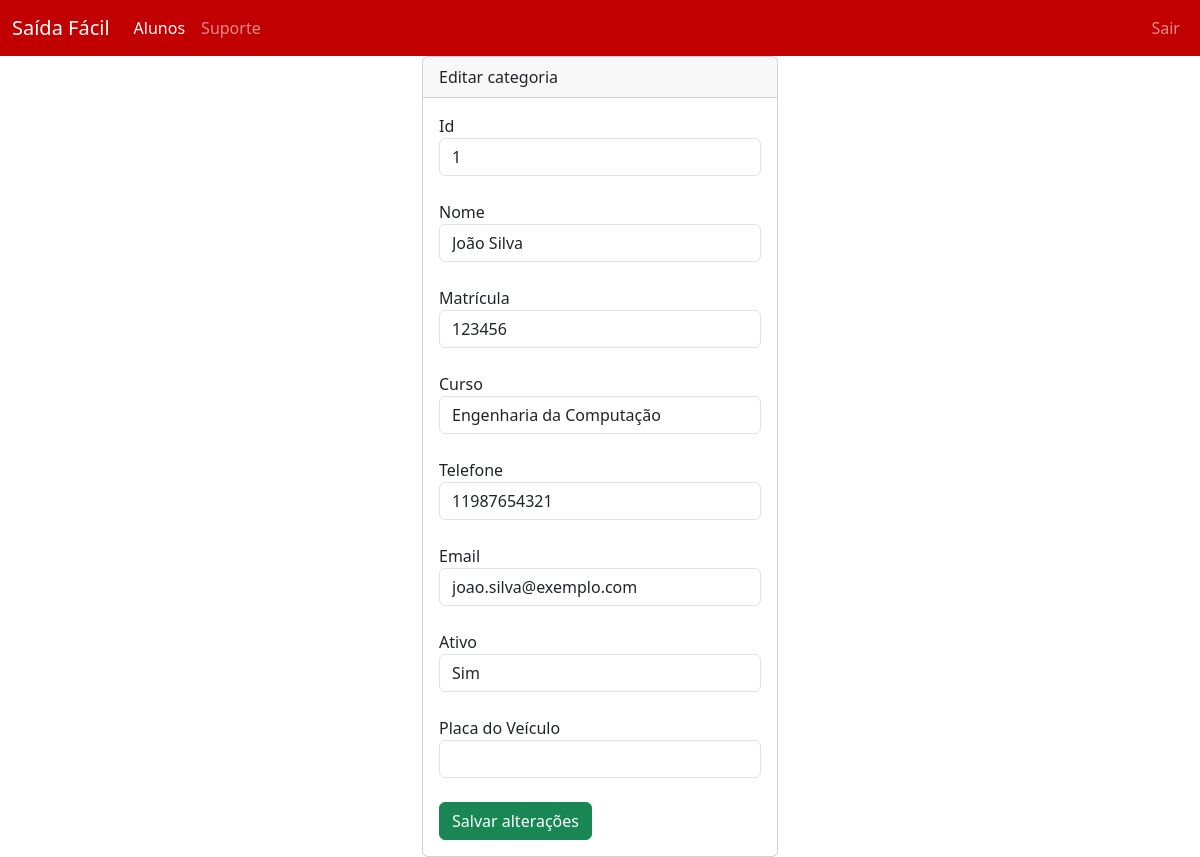
The app's page /editarAluno.php?id_aluno=1, older data.
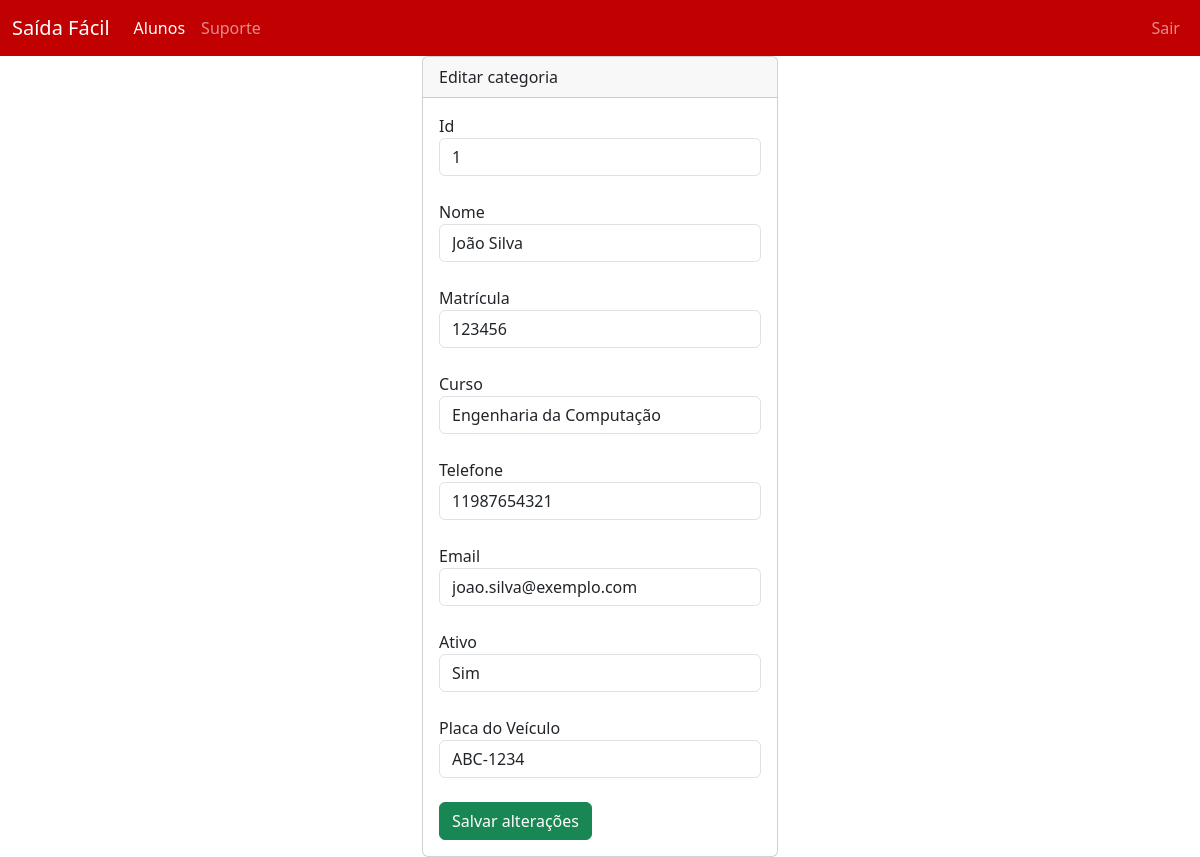
The same page, newer data.
### tables this page shows
CREATE TABLE usuario (
	id_aluno INT PRIMARY KEY NOT NULL AUTO_INCREMENT,
	nome TEXT(65535),
	matricula INT,
	curso TEXT(65535),
	telefone VARCHAR(20),
	email VARCHAR(50),
	ativo VARCHAR(100),
	placa_veiculo VARCHAR(100)
);

### editarAluno.php (the view, shortened to what this page needs)
<?php include "cabecalho.php"; ?>
<?php
    if (isset($_GET['id_aluno']) && !empty($_GET['id_aluno']))
    {
        include 'conexao.php';
        $sql = "SELECT id_aluno, nome, matricula, curso, telefone, email, ativo, placa_veiculo FROM usuario WHERE id_aluno = $_GET[id_aluno]";
        $resultado = $conexao -> query($sql);
        if ($resultado) {
            if ($resultado -> num_rows > 0) {
                while ($row = $resultado -> fetch_assoc()) {
                    $id_aluno = $row["id_aluno"];
                    $nome = $row["nome"];
                    $matricula = $row["matricula"];
                    $curso = $row["curso"];
                    $telefone = $row["telefone"];
                    $email = $row["email"];
                    $ativo = $row["ativo"];
                    $placa_veiculo = $row["placa_veiculo"];
                }
            }
            else {
                header('location: aluno.php?erro=Nenhum registro encontrado');
            }
        }
        else {
           header('location: aluno.php?erro=Erro do if do resultado');
        }
    }
    else {
        header('location: aluno.php?erro=Nenhum Id informado');
    }
?>
<div class="row">
    <div class="col-4"></div>
        <div class="col-4">
            <div class="card">
                <div class="card-header">Editar categoria</div>
                <div class="card-body">
                    <form action="editarAluno.php?id_aluno=<?php echo $id_aluno; ?>" method="post">
                        <label>Id</label>
                        <br>
                        <input class="form-control" name="id_aluno" value="<?php echo $id_aluno ?>"/>
                        <br>
                        <label>Nome</label>
                        <br>
                        <input class="form-control" name="nome" value="<?php echo $nome ?>"/>
                        <br>
                        <label>Matrícula</label>
                        <br>
                        <input class="form-control" name="matricula" value="<?php echo $matricula ?>"/>
                        <br>
                        <label>Curso</label>
                        <br>
                        <input class="form-control" name="curso" value="<?php echo $curso ?>"/>
                        <br>
                        <label>Telefone</label>
                        <br>
                        <input class="form-control" name="telefone" value="<?php echo $telefone ?>"/>
                        <br>
                        <label>Email</label>
                        <br>
                        <input class="form-control" name="email" value="<?php echo $email ?>"/>
                        <br>
                        <label>Ativo</label>
                        <br>
                        <input class="form-control" name="ativo" value="<?php echo $ativo ?>"/>
                        <br>
                        <label>Placa do Veículo</label>
                        <br>
                        <input class="form-control" name="placa_veiculo" value="<?php echo $placa_veiculo ?>"/>
                        <br>
                        <button type="submit" class='btn btn-success'>Salvar alterações</button>
                    </form>
                </div>
            </div>
        </div>
    <div class="col-4"></div>
</div>
<?php include "rodape.php"; ?>

Row changes from the older to the newer data that the page shows:
changed usuario "João Silva": placa_veiculo (not shown) → "ABC-1234"
